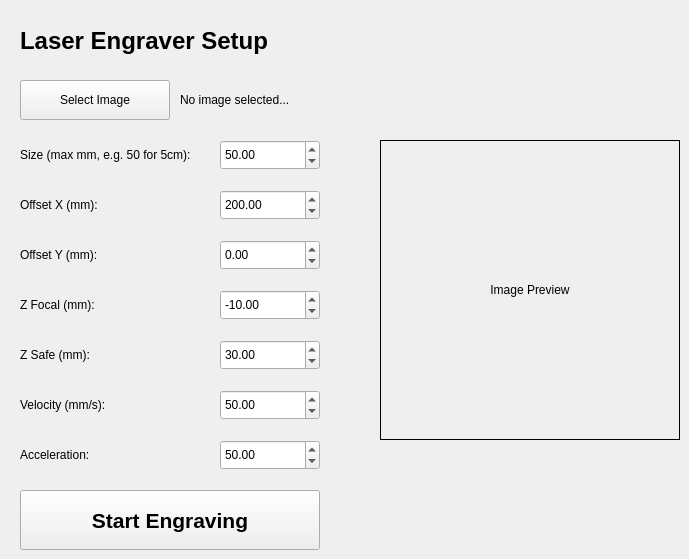
  <widget class="QWidget" name="LaserEngraverTab">
     <attribute name="title">
      <string>Laser Engraver</string>
     </attribute>
     <widget class="QLabel" name="LaserEngraverTitle">
      <property name="geometry">
       <rect>
        <x>20</x>
        <y>20</y>
        <width>300</width>
        <height>41</height>
       </rect>
      </property>
      <property name="font">
       <font>
        <pointsize>18</pointsize>
        <weight>75</weight>
        <bold>true</bold>
       </font>
      </property>
      <property name="text">
       <string>Laser Engraver Setup</string>
      </property>
     </widget>
     <widget class="QPushButton" name="SelectImageButton">
      <property name="geometry">
       <rect>
        <x>20</x>
        <y>80</y>
        <width>150</width>
        <height>40</height>
       </rect>
      </property>
      <property name="text">
       <string>Select Image</string>
      </property>
     </widget>
     <widget class="QLabel" name="ImagePathLabel">
      <property name="geometry">
       <rect>
        <x>180</x>
        <y>80</y>
        <width>500</width>
        <height>40</height>
       </rect>
      </property>
      <property name="text">
       <string>No image selected...</string>
      </property>
     </widget>
     
     <widget class="QLabel" name="SizeLabel">
      <property name="geometry">
       <rect>
        <x>20</x>
        <y>140</y>
        <width>200</width>
        <height>30</height>
       </rect>
      </property>
      <property name="text">
       <string>Size (max mm, e.g. 50 for 5cm):</string>
      </property>
     </widget>
     <widget class="QDoubleSpinBox" name="SizeSpinBox">
      <property name="geometry">
       <rect>
        <x>220</x>
        <y>140</y>
        <width>100</width>
        <height>30</height>
       </rect>
      </property>
      <property name="maximum">
       <double>500.0</double>
      </property>
      <property name="value">
       <double>50.0</double>
      </property>
     </widget>

     <widget class="QLabel" name="OffsetXLabel">
      <property name="geometry">
       <rect>
        <x>20</x>
        <y>190</y>
        <width>150</width>
        <height>30</height>
       </rect>
      </property>
      <property name="text">
       <string>Offset X (mm):</string>
      </property>
     </widget>
     <widget class="QDoubleSpinBox" name="OffsetXSpinBox">
      <property name="geometry">
       <rect>
        <x>220</x>
        <y>190</y>
        <width>100</width>
        <height>30</height>
       </rect>
      </property>
      <property name="minimum">
       <double>0.0</double>
      </property>
      <property name="maximum">
       <double>400.0</double>
      </property>
      <property name="value">
       <double>200.0</double>
      </property>
     </widget>

     <widget class="QLabel" name="OffsetYLabel">
      <property name="geometry">
       <rect>
        <x>20</x>
        <y>240</y>
        <width>150</width>
        <height>30</height>
       </rect>
      </property>
      <property name="text">
       <string>Offset Y (mm):</string>
      </property>
     </widget>
     <widget class="QDoubleSpinBox" name="OffsetYSpinBox">
      <property name="geometry">
       <rect>
        <x>220</x>
        <y>240</y>
        <width>100</width>
        <height>30</height>
       </rect>
      </property>
      <property name="minimum">
       <double>-200.0</double>
      </property>
      <property name="maximum">
       <double>200.0</double>
      </property>
      <property name="value">
       <double>0.0</double>
      </property>
     </widget>

     <widget class="QLabel" name="ZFocalLabel">
      <property name="geometry">
       <rect>
        <x>20</x>
        <y>290</y>
        <width>150</width>
        <height>30</height>
       </rect>
      </property>
      <property name="text">
       <string>Z Focal (mm):</string>
      </property>
     </widget>
     <widget class="QDoubleSpinBox" name="ZFocalSpinBox">
      <property name="geometry">
       <rect>
        <x>220</x>
        <y>290</y>
        <width>100</width>
        <height>30</height>
       </rect>
      </property>
      <property name="minimum">
       <double>-100.0</double>
      </property>
      <property name="maximum">
       <double>200.0</double>
      </property>
      <property name="value">
       <double>-10.0</double>
      </property>
     </widget>

     <widget class="QLabel" name="ZSafeLabel">
      <property name="geometry">
       <rect>
        <x>20</x>
        <y>340</y>
        <width>150</width>
        <height>30</height>
       </rect>
      </property>
      <property name="text">
       <string>Z Safe (mm):</string>
      </property>
     </widget>
     <widget class="QDoubleSpinBox" name="ZSafeSpinBox">
      <property name="geometry">
       <rect>
        <x>220</x>
        <y>340</y>
        <width>100</width>
        <height>30</height>
       </rect>
      </property>
      <property name="minimum">
       <double>-10.0</double>
      </property>
      <property name="maximum">
       <double>200.0</double>
      </property>
      <property name="value">
       <double>30.0</double>
      </property>
     </widget>

     <widget class="QLabel" name="CoordVelocityLabel">
      <property name="geometry">
       <rect>
        <x>20</x>
        <y>390</y>
        <width>150</width>
        <height>30</height>
       </rect>
      </property>
      <property name="text">
       <string>Velocity (mm/s):</string>
      </property>
     </widget>
     <widget class="QDoubleSpinBox" name="CoordVelocitySpinBox">
      <property name="geometry">
       <rect>
        <x>220</x>
        <y>390</y>
        <width>100</width>
        <height>30</height>
       </rect>
      </property>
      <property name="minimum">
       <double>1.0</double>
      </property>
      <property name="maximum">
       <double>200.0</double>
      </property>
      <property name="value">
       <double>50.0</double>
      </property>
     </widget>
     <widget class="QLabel" name="CoordAccelerationLabel">
      <property name="geometry">
       <rect>
        <x>20</x>
        <y>440</y>
        <width>150</width>
        <height>30</height>
       </rect>
      </property>
      <property name="text">
       <string>Acceleration:</string>
      </property>
     </widget>
     <widget class="QDoubleSpinBox" name="CoordAccelerationSpinBox">
      <property name="geometry">
       <rect>
        <x>220</x>
        <y>440</y>
        <width>100</width>
        <height>30</height>
       </rect>
      </property>
      <property name="minimum">
       <double>1.0</double>
      </property>
      <property name="maximum">
       <double>200.0</double>
      </property>
      <property name="value">
       <double>50.0</double>
      </property>
     </widget>
     <widget class="QPushButton" name="StartEngraverButton">
      <property name="geometry">
       <rect>
        <x>20</x>
        <y>490</y>
        <width>300</width>
        <height>60</height>
       </rect>
      </property>
      <property name="font">
       <font>
        <pointsize>16</pointsize>
        <weight>75</weight>
        <bold>true</bold>
       </font>
      </property>
      <property name="text">
       <string>Start Engraving</string>
      </property>
     </widget>
     <widget class="QLabel" name="PreviewImageLabel">
      <property name="geometry">
       <rect>
        <x>380</x>
        <y>140</y>
        <width>300</width>
        <height>300</height>
       </rect>
      </property>
      <property name="frameShape">
       <enum>QFrame::Box</enum>
      </property>
      <property name="text">
       <string>Image Preview</string>
      </property>
      <property name="alignment">
       <set>Qt::AlignCenter</set>
      </property>
      <property name="scaledContents">
       <bool>true</bool>
      </property>
     </widget>
    </widget>
